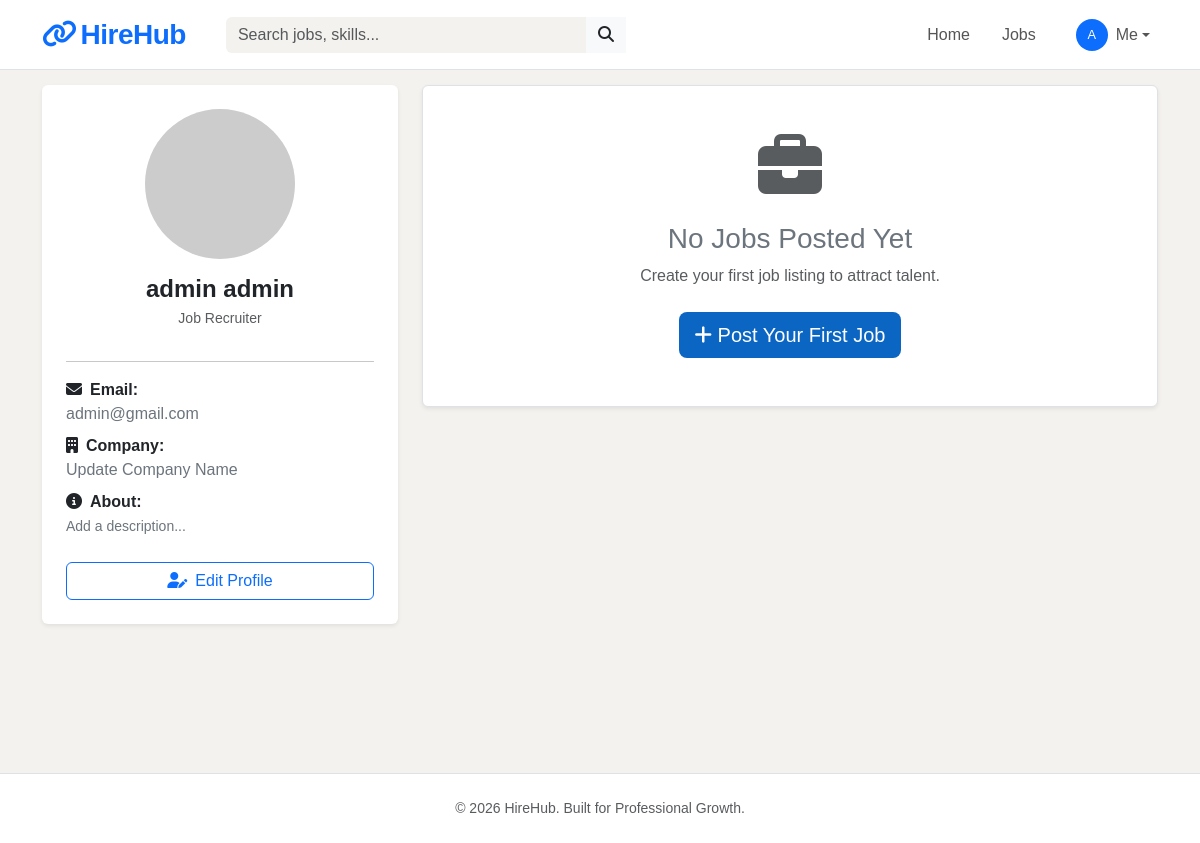
Page /dashboard/recruiter/ (signed in) on the earlier database version.
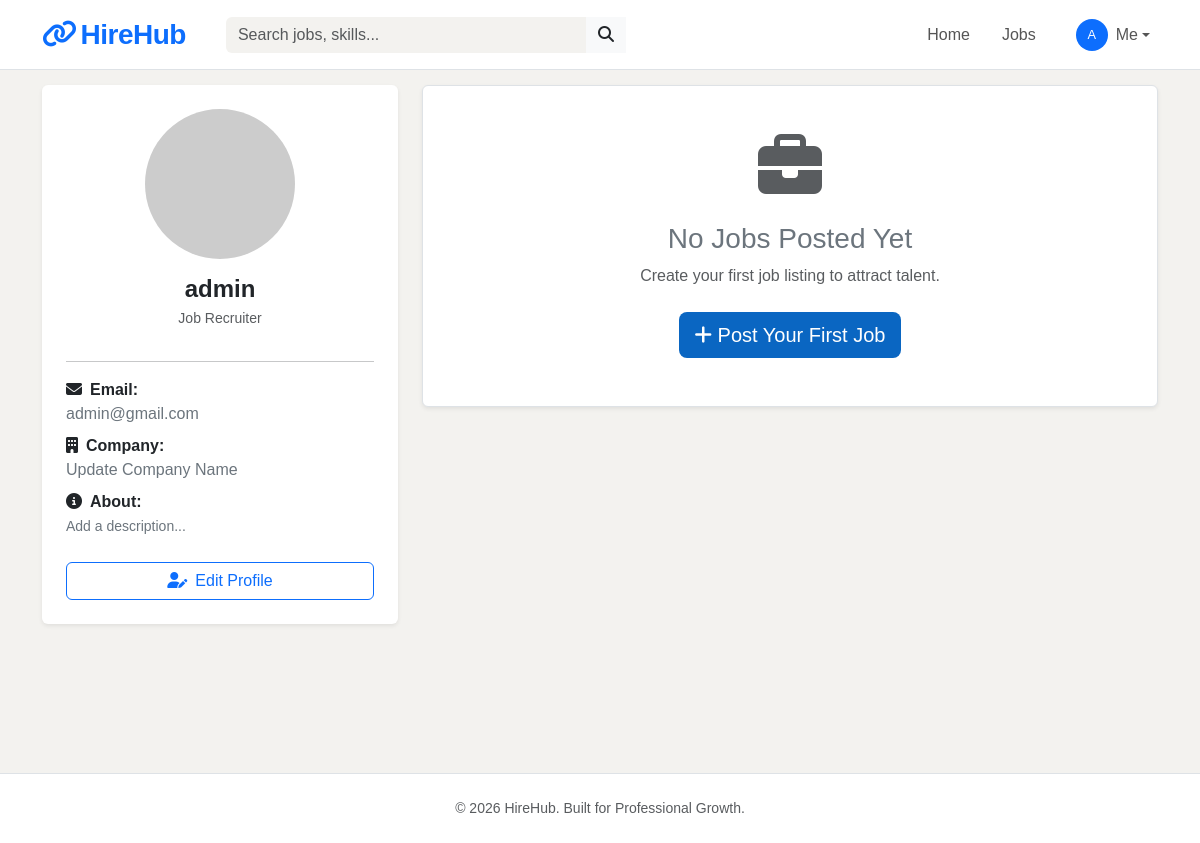
Same page on the later database version.
### accounts/models.py (models this page shows, shortened)
class Account(AbstractBaseUser):
    ROLE = (
        ('Job Seeker','Job Seeker'),
        ('Job Recruiter','Job Recruiter')
    )
    email = models.EmailField(max_length=100, unique=True)
    username = models.CharField(max_length=100, unique=True)
    first_name = models.CharField(max_length=100 )
    last_name = models.CharField(max_length=100, blank=True)
    role = models.CharField(choices=ROLE)
    phone_number = models.CharField(max_length=10)
    is_active = models.BooleanField(default=False)
    is_staff = models.BooleanField(default=False)
    is_admin = models.BooleanField(default=False)
    is_superuser = models.BooleanField(default=False)
    date_joined = models.DateTimeField(auto_now_add=True)
    last_login = models.DateTimeField(auto_now=True)
    REQUIRED_FIELDS = ['first_name','last_name','username']
    USERNAME_FIELD = 'email'
    objects = AccountManager()

### dashboards/views.py (the view)
# urls.py: path('recruiter/',views.recruiter_dashboard,name = 'recruiter_dashboard'),
def recruiter_dashboard(request):
    user = request.user
    profile = Profile.objects.get(user=user)
    jobs = Job.objects.filter(account = user).annotate(
        count = Count('application')
    )
    context = {
        'jobs':jobs,
        'profile':profile
    }
    return render(request,'recruiter_dashboard.html',context)

### templates/recruiter_dashboard.html (shortened to what the changed rows need)
{% extends 'base.html' %}
{% block content %}
<div class="container mt-5">
    <div class="row">
        <div class="col-md-4 mb-4">
            <div class="card shadow-sm border-0 p-4">
                <div class="text-center">
                    {% if profile.profile_photo %}
                        <img src="{{ profile.profile_photo.url }}"
                             class="rounded-circle mb-3 border" width="150" height="150" style="object-fit: cover;">
                    {% else %}
                        <img src="https://ui-avatars.com/api/?name={{ user.first_name }}&background=random"
                             class="rounded-circle mb-3" width="150" height="150">
                    {% endif %}
                    <h4 class="fw-bold text-dark mb-1">{{ user.first_name }} {{ user.last_name }}</h4>
                    <p class="text-muted small">Job Recruiter</p>
                </div>
                <div class="profile-details">
                    <p class="mb-2"><strong><i class="fas fa-envelope me-2"></i>Email:</strong><br>
                       <span class="text-secondary">{{ user.email }}</span></p>
                </div>
            </div>
        </div>
    </div>
</div>
{% endblock %}

### templates/base.html (shortened to what this page needs)
{% load static %}
<!DOCTYPE html>
<html lang="en">
<head>
    <link rel="stylesheet" href="https://cdnjs.cloudflare.com/ajax/libs/font-awesome/6.5.1/css/all.min.css">
    <link href="https://cdn.jsdelivr.net/npm/bootstrap@5.3.2/dist/css/bootstrap.min.css" rel="stylesheet">
    <link rel="stylesheet" href="{% static 'css/style.css' %}">
</head>
<body>
<nav class="navbar navbar-expand-lg navbar-light bg-white border-bottom fixed-top py-2">
    <div class="container">
        <a class="navbar-brand fw-bold text-primary fs-3" href="{% url 'home' %}">
            <i class="fas fa-link me-1"></i>HireHub
        </a>
        <div class="collapse navbar-collapse" id="navbarNav">
            <form action="{% url 'jobs' %}" method="GET" class="d-flex ms-lg-4 my-2 my-lg-0 flex-grow-1" style="max-width: 400px;">
                <div class="input-group">
                  <input name="search" class="form-control search-box" type="search" value="{{ query|default_if_none:"" }}" placeholder="Search jobs, skills..." aria-label="Search" required>
                  <button type="submit" class="btn bg-light border-0 rounded-0">
                      <i class="fas fa-search"></i>
                  </button>
                </div>
            </form>
            <ul class="navbar-nav ms-auto align-items-center">
                <li class="nav-item">
                    <a class="nav-link px-3" href="{% url 'home' %}">
                        Home
                    </a>
                </li>
                <li class="nav-item">
                    <a class="nav-link px-3" href="{% url 'jobs' %}">
                        Jobs
                    </a>
                </li>
                {% if not user.is_authenticated %}
                    <li class="nav-item ms-lg-2">
                        <a class="nav-link px-3" href="{% url 'login' %}">Login</a>
                    </li>
                    <li class="nav-item dropdown ms-lg-2">
                        <a class="btn btn-primary rounded-pill px-4 shadow-sm dropdown-toggle" href="#" id="regDrop" role="button" data-bs-toggle="dropdown">
                            Join Now
                        </a>
                        <ul class="dropdown-menu dropdown-menu-end shadow border-0 mt-2">
                            <li><a class="dropdown-item py-2" href="{% url 'register_seeker' %}"><i class="fas fa-user-graduate me-2 text-primary"></i>As Job Seeker</a></li>
                            <li><a class="dropdown-item py-2" href="{% url 'register_recruiter' %}"><i class="fas fa-user-tie me-2 text-success"></i>As Recruiter</a></li>
                        </ul>
                    </li>
                {% else %}
                    <li class="nav-item dropdown ms-lg-3">
                        <a class="nav-link dropdown-toggle d-flex align-items-center" href="#" id="userDrop" role="button" data-bs-toggle="dropdown">
                            <div class="bg-primary text-white rounded-circle d-flex align-items-center justify-content-center me-2" style="width: 32px; height: 32px; font-size: 0.8rem;">
                                {{ user.first_name|first|upper }}
                            </div>
                            <span class="d-none d-lg-inline">Me</span>
                        </a>
                    </li>
                {% endif %}
            </ul>
        </div>
    </div>
</nav>
<div style="margin-top: 85px; min-height: 80vh;">
    {% block content %}{% endblock %}
</div>
<footer class="bg-white border-top py-4 mt-5">
    <div class="container text-center text-muted small">
        &copy; 2026 HireHub. Built for Professional Growth.
    </div>
</footer>
</body>
</html>

Differences in the rows shown:
changed Account "admin": last_name "admin" → (not shown)
